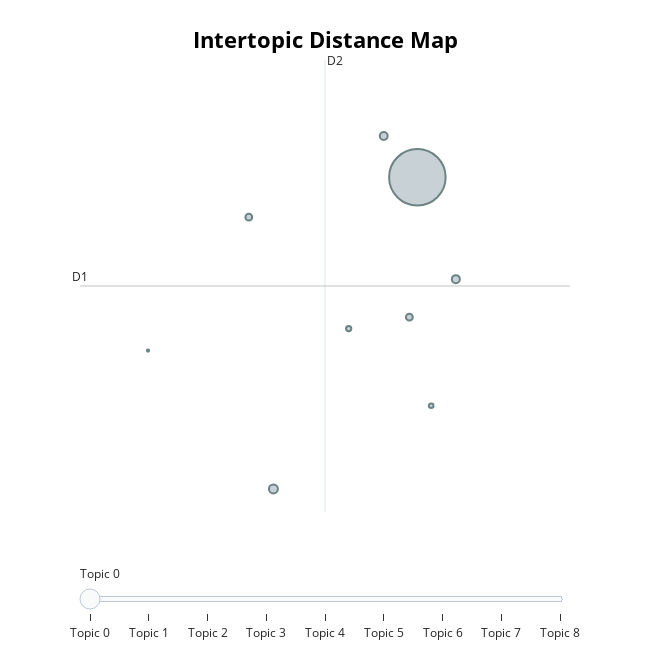

Here is the notebook cell this chart was saved with:
### Code cell
topic_model.visualize_topics()

### Figure 1 — Plotly figure (JSON) as saved in the notebook; plotly's stock layout.template omitted (floating-point values rounded to 4 significant figures)
{"data": [{"customdata": [[0, "covid19 | vaccin | case | new | peopl", 131895], [1, "mask | wear | face | distanc | covid19", 2542], [2, "walgreen | avail | appoint | locat | jun", 3314], [3, "pleas | would | mean | lot | folk", 1939], [4, "talk | mani | normal | dictat | hugo", 1138], [5, "right | human | place | take | across", 2663], [6, "page | brave | resourc | covid19 | updat", 211], [7, "good | blood | night | morn | anna", 890], [8, "impact | call | econom | step | financi", 1903]], "hovertemplate": "<b>Topic %{customdata[0]}</b><br>%{customdata[1]}<br>Size: %{customdata[2]}", "legendgroup": "", "marker": {"color": "#B0BEC5", "line": {"color": "DarkSlateGrey", "width": 2}, "size": [131895, 2542, 3314, 1939, 1138, 2663, 211, 890, 1903], "sizemode": "area", "sizeref": 82.43, "symbol": "circle"}, "mode": "markers", "name": "", "orientation": "v", "showlegend": false, "type": "scatter", "x": [10.57, 10.08, 8.468, 10.46, 9.57, 11.14, 6.633, 10.78, 8.108], "xaxis": "x", "y": [2.876, 3.131, 0.9494, 2.011, 1.941, 2.246, 1.805, 1.464, 2.629], "yaxis": "y"}], "layout": {"annotations": [{"showarrow": false, "text": "D1", "x": 5.638, "y": 2.204, "yshift": 10}, {"showarrow": false, "text": "D2", "x": 9.223, "xshift": 10, "y": 3.601}], "height": 650, "hoverlabel": {"bgcolor": "white", "font": {"family": "Rockwell", "size": 16}}, "legend": {"itemsizing": "constant", "tracegroupgap": 0}, "margin": {"t": 60}, "shapes": [{"line": {"color": "#CFD8DC", "width": 2}, "type": "line", "x0": 9.223, "x1": 9.223, "y0": 0.807, "y1": 3.601}, {"line": {"color": "#9E9E9E", "width": 2}, "type": "line", "x0": 5.638, "x1": 12.81, "y0": 2.204, "y1": 2.204}], "sliders": [{"active": 0, "pad": {"t": 50}, "steps": [{"args": [{"marker.color": [["red", "#B0BEC5", "#B0BEC5", "#B0BEC5", "#B0BEC5", "#B0BEC5", "#B0BEC5", "#B0BEC5", "#B0BEC5"]]}], "label": "Topic 0", "method": "update"}, {"args": [{"marker.color": [["#B0BEC5", "red", "#B0BEC5", "#B0BEC5", "#B0BEC5", "#B0BEC5", "#B0BEC5", "#B0BEC5", "#B0BEC5"]]}], "label": "Topic 1", "method": "update"}, {"args": [{"marker.color": [["#B0BEC5", "#B0BEC5", "red", "#B0BEC5", "#B0BEC5", "#B0BEC5", "#B0BEC5", "#B0BEC5", "#B0BEC5"]]}], "label": "Topic 2", "method": "update"}, {"args": [{"marker.color": [["#B0BEC5", "#B0BEC5", "#B0BEC5", "red", "#B0BEC5", "#B0BEC5", "#B0BEC5", "#B0BEC5", "#B0BEC5"]]}], "label": "Topic 3", "method": "update"}, {"args": [{"marker.color": [["#B0BEC5", "#B0BEC5", "#B0BEC5", "#B0BEC5", "red", "#B0BEC5", "#B0BEC5", "#B0BEC5", "#B0BEC5"]]}], "label": "Topic 4", "method": "update"}, {"args": [{"marker.color": [["#B0BEC5", "#B0BEC5", "#B0BEC5", "#B0BEC5", "#B0BEC5", "red", "#B0BEC5", "#B0BEC5", "#B0BEC5"]]}], "label": "Topic 5", "method": "update"}, {"args": [{"marker.color": [["#B0BEC5", "#B0BEC5", "#B0BEC5", "#B0BEC5", "#B0BEC5", "#B0BEC5", "red", "#B0BEC5", "#B0BEC5"]]}], "label": "Topic 6", "method": "update"}, {"args": [{"marker.color": [["#B0BEC5", "#B0BEC5", "#B0BEC5", "#B0BEC5", "#B0BEC5", "#B0BEC5", "#B0BEC5", "red", "#B0BEC5"]]}], "label": "Topic 7", "method": "update"}, {"args": [{"marker.color": [["#B0BEC5", "#B0BEC5", "#B0BEC5", "#B0BEC5", "#B0BEC5", "#B0BEC5", "#B0BEC5", "#B0BEC5", "red"]]}], "label": "Topic 8", "method": "update"}]}], "title": {"font": {"color": "Black", "size": 22}, "text": "<b>Intertopic Distance Map</b>", "x": 0.5, "xanchor": "center", "y": 0.95, "yanchor": "top"}, "width": 650, "xaxis": {"anchor": "y", "domain": [0, 1], "range": [5.638, 12.81], "title": {"text": ""}, "visible": false}, "yaxis": {"anchor": "x", "domain": [0, 1], "range": [0.807, 3.601], "title": {"text": ""}, "visible": false}}}
